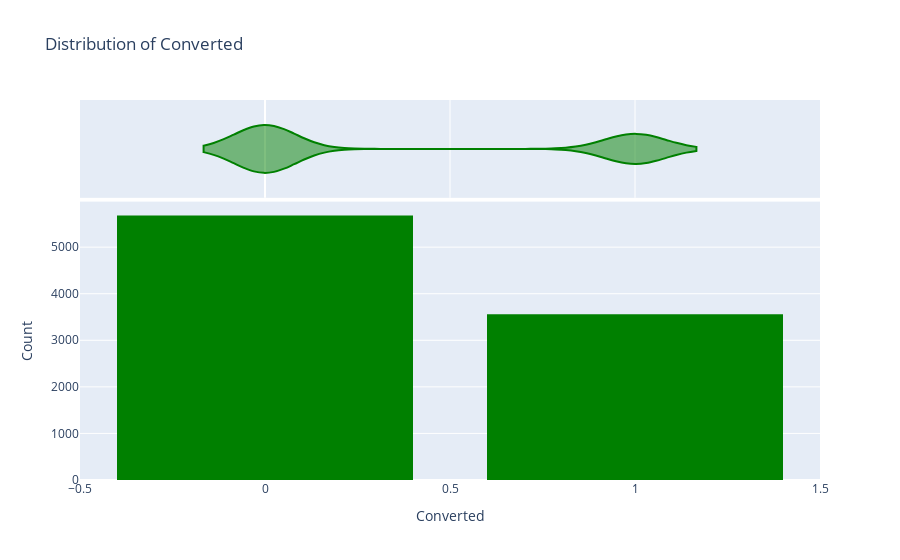

The cell this chart's notebook holds for it:
### Code cell
## Step 4.2 Plotting the target column distribution.
def plot_target_distribution(dataframe, target_col_name):
    """
    Plot a count plot of the distribution of the target column.

    Parameters:
        dataframe (pandas.DataFrame): DataFrame containing the data.
        target_col_name (str): Name of the target column in the DataFrame.

    Returns:
        None
    """
    target_col = dataframe[target_col_name]
    fig = px.histogram(target_col,
                       labels={'value': target_col_name},
                       title=f"Distribution of {target_col_name}",
                       marginal='violin',
                       color_discrete_sequence=['green'])
    fig.update_layout(
        xaxis_title_text=f'{target_col_name}',
        yaxis_title_text='Count',
        bargap=0.2,
        showlegend=False
    )
    fig.show()

## Ploting count plot of target variable to see the distribution of two target category
plot_target_distribution(df,TARGET_COLUMN)

### Figure 1 — Plotly figure (JSON) as saved in the notebook; plotly's stock layout.template omitted (floating-point values rounded to 4 significant figures; data arrays with more than 128 entries replaced by an {"elided": "..."} marker saying what was removed)
{"data": [{"alignmentgroup": "True", "bingroup": "x", "hovertemplate": "variable=Converted<br>Converted=%{x}<br>count=%{y}<extra></extra>", "legendgroup": "Converted", "marker": {"color": "green", "pattern": {"shape": ""}}, "name": "Converted", "offsetgroup": "Converted", "orientation": "v", "showlegend": true, "type": "histogram", "x": {"elided": "9240 int values"}, "xaxis": "x", "yaxis": "y"}, {"alignmentgroup": "True", "hovertemplate": "variable=Converted<br>Converted=%{x}<extra></extra>", "legendgroup": "Converted", "marker": {"color": "green"}, "name": "Converted", "offsetgroup": "Converted", "scalegroup": "x", "showlegend": false, "type": "violin", "x": {"elided": "9240 int values"}, "xaxis": "x2", "yaxis": "y2"}], "layout": {"bargap": 0.2, "barmode": "relative", "legend": {"title": {"text": "variable"}, "tracegroupgap": 0}, "showlegend": false, "title": {"text": "Distribution of Converted"}, "xaxis": {"anchor": "y", "domain": [0, 1], "title": {"text": "Converted"}}, "xaxis2": {"anchor": "y2", "domain": [0, 1], "matches": "x", "showgrid": true, "showticklabels": false}, "yaxis": {"anchor": "x", "domain": [0, 0.7326], "title": {"text": "Count"}}, "yaxis2": {"anchor": "x2", "domain": [0.7426, 1], "matches": "y2", "showgrid": false, "showline": false, "showticklabels": false, "ticks": ""}}}
